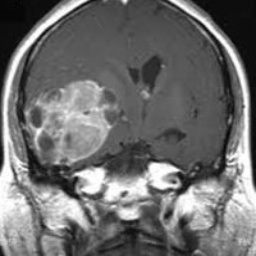
#> input picture dataset/cropped/Testing/meningioma/Te-me_0022.jpg, 256 x 256 px; the run also reads 1 picture not shown here
$ jupyter execute --allow-errors brain_mri_preprocessing_pipeline_noaug.ipynb   (shell and % lines are left out)
#> lines starting #> are read from the running program, lines starting #| are printed output that depends on the picture
# Brain Tumor Classification from MRI — Baseline (No-Augmentation) Pipeline

## Overview
This notebook implements a **baseline deep learning pipeline** for multi-class brain tumor classification using MRI images.
The task involves classifying MRI scans into four categories: **glioma, meningioma, no tumor, and pituitary tumor**, using a convolutional neural network based on **ResNet-50**.

The primary goal of this notebook is to establish a **clean, controlled reference model** without data augmentation, against which an augmentation-based pipeline can be directly compared.

## Methodological Scope
This baseline pipeline includes:
- **Automated ROI cropping** using contour-based segmentation to remove non-informative background regions.
- **Dataset auditing and visualization** to verify class balance and preprocessing integrity.
- **True-color image loading** and normalization without artificial transformations.
- **End-to-end fine-tuning** of a pretrained ResNet-50 model.
- **Rigorous evaluation** using accuracy, precision, recall, F1-score, and confusion matrices.
- **Qualitative inspection** via random test grids and single-image predictions.

## Experimental Design Rationale
No data augmentation is applied in this notebook by design.
This allows the model’s performance and generalization behavior to be analyzed **in isolation**, without the influence of synthetic variability.

All architectural choices, training settings, and evaluation procedures are kept **consistent** with the augmentation-based pipeline, ensuring that any observed performance differences can be attributed specifically to data augmentation.

## Interpretability and Reproducibility
The trained model is saved and reloaded to ensure reproducibility and to support downstream interpretability methods such as **Grad-CAM**.
Single-image inference examples are included to link quantitative performance metrics with human-interpretable model behavior.

This notebook therefore serves as a **baseline reference** for understanding the impact of data augmentation and interpretability techniques in MRI-based brain tumor classification.

## Baseline Training Pipeline (No Augmentation): Setup and Configuration

This notebook implements the **no-augmentation (baseline) pipeline** for brain tumor multi-class classification.
It mirrors the augmentation pipeline in terms of preprocessing logic, dataset split strategy, model architecture (ResNet-50), and training hyperparameters, but intentionally **removes data augmentation** to enable a controlled comparison.

The imports are organized to support:
- **Image preprocessing and cropping** (`opencv`, `imutils`, `tqdm`, `numpy`, `matplotlib`) for consistent ROI extraction and visual checks.
- **Dataset preparation** (`shuffle`, `train_test_split`) for reproducible training/validation partitioning.
- **CNN training** (`tensorflow/keras`) for building and fine-tuning the ResNet-50 model.
- **Training stability and regularization** (`EarlyStopping`, `ModelCheckpoint`, `ReduceLROnPlateau`) to prevent overfitting and preserve the best validation model.

Paths for raw and cropped datasets are defined explicitly to maintain traceability between:
1) the original dataset folders, and
2) the cropped datasets used as model input.

Key configuration values (class ordering, input size, batch size, epochs) are centralized here to ensure reproducibility and to keep the baseline pipeline directly comparable to the augmentation pipeline.
This notebook therefore serves as the reference model used to quantify how much augmentation improves robustness and generalization.

[cell 1]

import os
from pathlib import Path
import numpy as np
import cv2
import imutils
from tqdm import tqdm
import matplotlib.pyplot as plt

import tensorflow as tf
from sklearn.utils import shuffle
from sklearn.model_selection import train_test_split

from tensorflow.keras.preprocessing.image import ImageDataGenerator
from tensorflow.keras.layers import GlobalAveragePooling2D, Dropout, Dense
from tensorflow.keras.models import Model
from tensorflow.keras.optimizers import Adam
from tensorflow.keras.callbacks import EarlyStopping, ModelCheckpoint, ReduceLROnPlateau
from tensorflow.keras.applications.resnet import ResNet50

#Paths (pls adjust if your folders differ) ----
RAW_TRAIN_DIR = Path("/Users/shammi/Documents/Projects/BrainTumorProject/dataset/Trainingbrain")
RAW_TEST_DIR  = Path("/Users/shammi/Documents/Projects/BrainTumorProject/dataset/Testingbrain")

CROPPED_TRAIN_DIR = Path("/Users/shammi/Documents/Projects/BrainTumorProject/dataset/Cropped/Training")
CROPPED_TEST_DIR  = Path("/Users/shammi/Documents/Projects/BrainTumorProject/dataset/Cropped/Testing")

CLASSES = ["glioma", "meningioma", "notumor", "pituitary"]
NUM_CLASSES = len(CLASSES)

#Imagetraining settings
CROP_DEMO_PATH = RAW_TRAIN_DIR / "meningioma" / "Tr-me_0016.jpg"
CROP_DEMO_SIZE = (224, 224)
FINAL_IMG_SIZE = (200, 200)

BATCH_SIZE = 28
EPOCHS = 65

## Cropping Strategy: Largest-Contour-Based Region of Interest Extraction

This function implements the same cropping strategy used in the augmentation pipeline and is reused here to ensure a **fair and controlled baseline comparison**.
The goal is to remove large non-informative background regions commonly present in brain MRI images while preserving the relevant anatomical structures.

The cropping process follows these steps:
- Convert the image to grayscale and apply Gaussian smoothing to reduce noise.
- Apply thresholding and morphological operations to separate foreground tissue from background.
- Identify the **largest connected contour**, which typically corresponds to the brain region.
- Determine extreme contour points (left, right, top, bottom) and crop the image to this bounding region.

Optional padding can be added around the detected region, and fallback logic ensures robustness in cases where no valid contour is detected.
By using the same cropping logic as in the augmentation pipeline, this baseline notebook isolates the effect of **data augmentation** while keeping preprocessing strictly identical.

[cell 2]
def crop_by_largest_contour(bgr_img, thresh_val=45, add_pixels=0):

    gray = cv2.cvtColor(bgr_img, cv2.COLOR_BGR2GRAY)
    gray = cv2.GaussianBlur(gray, (5, 5), 0)

    mask = cv2.threshold(gray, thresh_val, 255, cv2.THRESH_BINARY)[1]
    mask = cv2.erode(mask, None, iterations=2)
    mask = cv2.dilate(mask, None, iterations=2)

    cnts = cv2.findContours(mask.copy(), cv2.RETR_EXTERNAL, cv2.CHAIN_APPROX_SIMPLE)
    cnts = imutils.grab_contours(cnts)
    if not cnts:
        return bgr_img, None, None

    c = max(cnts, key=cv2.contourArea)

    ext_left  = tuple(c[c[:, :, 0].argmin()][0])
    ext_right = tuple(c[c[:, :, 0].argmax()][0])
    ext_top   = tuple(c[c[:, :, 1].argmin()][0])
    ext_bot   = tuple(c[c[:, :, 1].argmax()][0])

    x0 = max(ext_left[0]  - add_pixels, 0)
    x1 = min(ext_right[0] + add_pixels, bgr_img.shape[1])
    y0 = max(ext_top[1]   - add_pixels, 0)
    y1 = min(ext_bot[1]   + add_pixels, bgr_img.shape[0])

    cropped = bgr_img[y0:y1, x0:x1].copy()
    if cropped.size == 0:
        cropped = bgr_img

    return cropped, c, (ext_left, ext_right, ext_top, ext_bot)

## Cropping Demonstration: Visual Verification of ROI Extraction

This cell provides a visual sanity check of the cropping strategy before applying it to the full dataset.
A representative MRI image is loaded and passed through the largest-contour cropping function to verify that the region of interest is correctly detected.

The visualization is shown in four steps:
1) the original resized image,
2) the detected largest contour overlaid on the image,
3) the extreme contour points (left/right/top/bottom) used to define the crop boundaries, and
4) the final cropped output image.

This qualitative check helps confirm that the cropping logic removes non-informative background areas while preserving relevant anatomical structures.
Using the same verification step in both pipelines increases transparency and ensures preprocessing consistency for the Aug vs No-Aug comparison.

[cell 3]
img_bgr = cv2.imread(str(CROP_DEMO_PATH))
#> (the rest of this cell did not finish here and is left out)

## Dataset Audit after Cropping: Class Distribution and Image Resolution Consistency

This block performs a comprehensive audit of the **cropped dataset** before model training.
All images from the cropped training and test directories are indexed to analyze class distribution, dataset size, and image resolution characteristics.

### Class Distribution Check
The class frequency counts confirm that the cropped dataset contains **7,023 images across four classes**:
- *No tumor*: 2,000 images
- *Pituitary*: 1,757 images
- *Meningioma*: 1,645 images
- *Glioma*: 1,621 images

The split sizes (**5,712 training images** and **1,311 test images**) match expectations and confirm that cropping did not remove or duplicate samples.
Although a moderate class imbalance is present, it is consistent across both pipelines and therefore does not bias the Aug vs No-Aug comparison.

### Why Image Resolution Scatter Matters
In addition to class counts, a **scatter plot of image width vs height** is generated for a random subset of cropped images.
This step serves several important purposes:

- It verifies that the cropping process produces **consistent image resolutions** across the dataset.
- It helps detect **outliers or extreme aspect ratios** that could destabilize CNN training or introduce unintended biases.
- It confirms that resizing to a fixed input size (later in the pipeline) does not mask upstream preprocessing errors.

Ensuring resolution consistency is critical for CNNs, as convolutional layers assume uniform spatial structure across samples.
By validating both class distribution and image geometry, this audit step ensures that the cropped dataset is structurally sound and ready for fair, stable model training.

[cell 4]
import pandas as pd

def index_images_by_class(root_dir: Path, classes: list[str]) -> pd.DataFrame:

    rows = []
    for cls in classes:
        cls_dir = root_dir / cls
        if not cls_dir.exists():
            continue
        for p in cls_dir.iterdir():
            if p.suffix.lower() in [".jpg", ".jpeg", ".png"]:
                rows.append({"path": str(p), "class": cls})
#> pass 2 of the loop in index_images_by_class, `for cls in classes:`:
#> pass 2 of the loop in index_images_by_class, `for cls in classes:`:
    return pd.DataFrame(rows)

def plot_class_stats(df: pd.DataFrame, title: str):
#> called with title = 'CROPPED (train + test)'
    class_count = df["class"].value_counts()

    print("Class frequency counts:")
    for cls_name, cnt in class_count.items():
        print(f"Class: {cls_name}, Count: {cnt} images")

    print(f"\nTotal dataset size is: {len(df)} images")
    print(f"Number of classes: {df['class'].nunique()} classes")

    # Bar chart
    plt.figure(figsize=(10, 5))
    class_count.plot(kind="bar", edgecolor="black")
    plt.title(f"{title} — Number of Images per Class")
    plt.ylabel("Count")
    plt.xticks(rotation=0)
    plt.show()
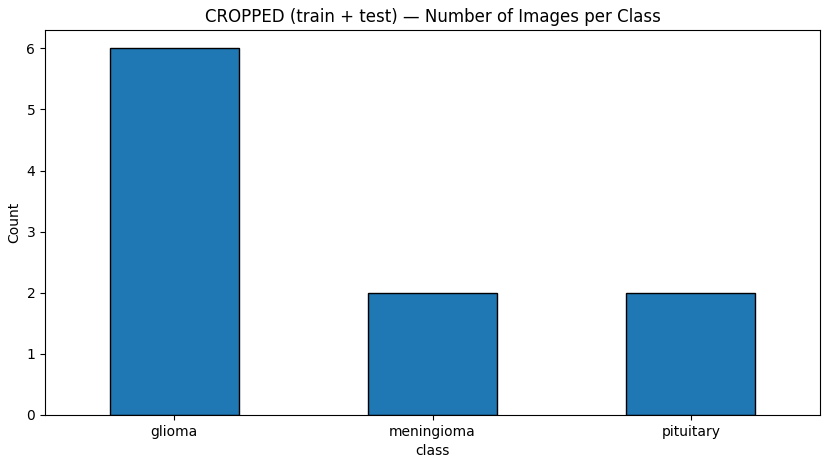
#> figure drawn by matplotlib, 1 panel; tallest bar 6 high, from x = -0.25 to 0.25

    # Pie chart
    plt.figure(figsize=(7, 7))
    class_count.plot(kind="pie", autopct="%1.1f%%")
    plt.title(f"{title} — Class Percentage Share")
    plt.ylabel("")
    plt.show()
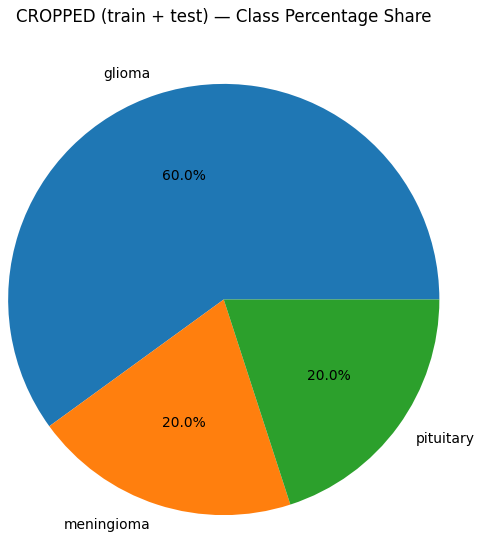
#> figure drawn by matplotlib, 1 panel

def plot_image_size_scatter(df: pd.DataFrame, max_samples: int = 800):
    """Scatter: width vs height to detect extreme resolutions."""
#> called with max_samples = 800
    if df.empty:
        print("No images found for size scatter.")
        return

    sample_df = df.sample(min(len(df), max_samples), random_state=42).reset_index(drop=True)

    widths, heights = [], []
    for p in tqdm(sample_df["path"], desc="Reading resolutions"):
        img = cv2.imread(p)
#> img is the input picture: shape (256, 256, 3); min 0, max 255, mean 109.4
        if img is None:
            continue
        h, w = img.shape[:2]
#> h = 256; w = 256
        widths.append(w)
        heights.append(h)
#> pass 2 of the loop in plot_image_size_scatter, `for p in tqdm(sample_df["path"], desc="Reading resolutions"):`:
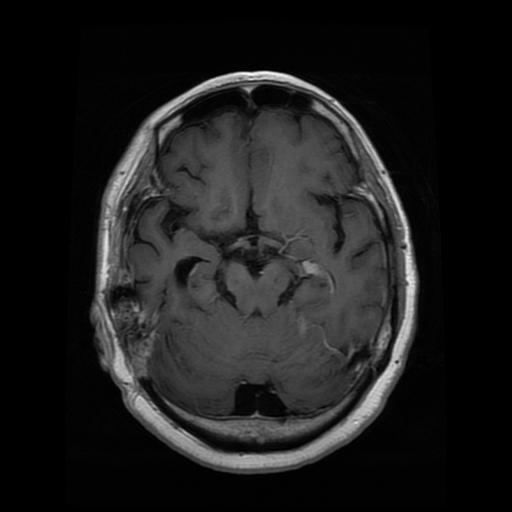
#> input picture dataset/Trainingbrain/glioma/Tr-gl_0357.jpg, 512 x 512 px
#> in plot_image_size_scatter, img is the input picture: shape (512, 512, 3); min 0, max 250, mean 29

    plt.figure(figsize=(8, 6))
    plt.scatter(widths, heights)
    plt.title("Image Resolution Scatter (width vs height)")
    plt.xlabel("Width (px)")
    plt.ylabel("Height (px)")
    plt.show()
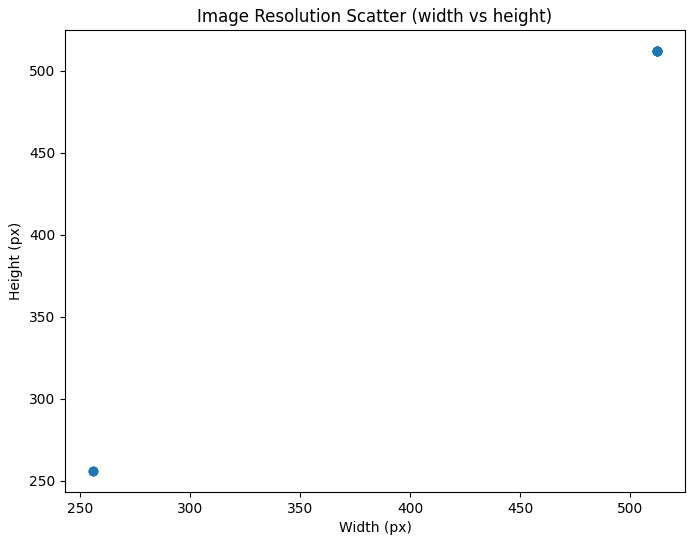
#> figure drawn by matplotlib, 1 panel

# Build index from cropped TRAIN + TEST (total distribution)
df_train_crop = index_images_by_class(CROPPED_TRAIN_DIR, CLASSES)
df_test_crop  = index_images_by_class(CROPPED_TEST_DIR, CLASSES)

df_train_crop["split"] = "train"
df_test_crop["split"]  = "test"
df_all = pd.concat([df_train_crop, df_test_crop], ignore_index=True)

# Show distributions
plot_class_stats(df_all, "CROPPED (train + test)")
plot_image_size_scatter(df_all, max_samples=800)

print("\nSplit sizes:")
print("Cropped train images:", len(df_train_crop))
print("Cropped test images :", len(df_test_crop))
print("Total cropped images:", len(df_all))

## Dataset Loading for Baseline Pipeline: True-Color MRI Representation (No Augmentation)

This block loads the cropped MRI images into NumPy arrays for the **no-augmentation (baseline) pipeline**.
Unlike the augmentation pipeline, images are loaded in their **original color representation** (BGR as read by OpenCV), without grayscale conversion, pseudo-color mapping, or data augmentation.

Each image undergoes the following steps:
- Loaded as a three-channel color image (`cv2.IMREAD_COLOR`).
- Resized to a fixed resolution of **200 × 200 pixels** to match CNN input requirements.
- Normalized to the range **[0, 1]** to stabilize gradient-based optimization.

This design choice serves two purposes:
1. It provides a **clean baseline representation** of the data without additional transformations.
2. It isolates the effect of **data augmentation** in the comparative experiment, since all other components (cropping, architecture, optimizer, and training strategy) remain identical.

From a CNN perspective, using a consistent three-channel input ensures compatibility with the ResNet-50 architecture, while avoiding artificial color transformations that could introduce unintended biases.
The resulting tensors confirm correct dataset construction and prepare the data for fair baseline training and evaluation.

[cell 5]
import numpy as np
import cv2
from tqdm import tqdm
from pathlib import Path

def load_images_rgb(root_dir: Path, classes: list[str], image_size=(200, 200)):

#> called with image_size = (200, 200)
    X, y = [], []
    for label_idx, cls in enumerate(classes):
        cls_dir = root_dir / cls
        if not cls_dir.exists():
            raise FileNotFoundError(f"Missing folder: {cls_dir}")

        file_list = [p for p in cls_dir.iterdir() if p.suffix.lower() in [".jpg", ".jpeg", ".png"]]
        for p in tqdm(file_list, desc=f"Loading {cls}", leave=False):
            img_bgr = cv2.imread(str(p), cv2.IMREAD_COLOR)  # (H,W,3) BGR
            if img_bgr is None:
                continue

            img_bgr = cv2.resize(img_bgr, image_size)
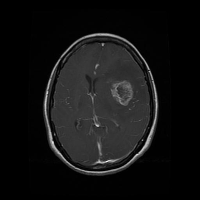
#> img_bgr: shape (200, 200, 3); min 0, max 244, mean 19
            X.append(img_bgr)
            y.append(label_idx)
#> pass 2 of the loop in load_images_rgb, `for label_idx, cls in enumerate(classes):`:
#> file_list = 1 item
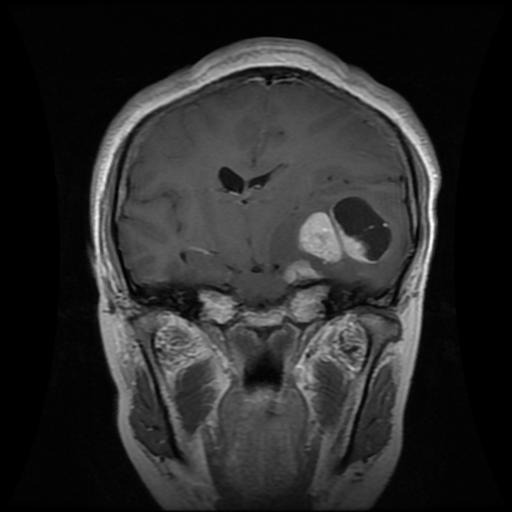
#> input picture dataset/Trainingbrain/meningioma/Tr-me_0043.jpg, 512 x 512 px
#> in load_images_rgb, img_bgr is the input picture: shape (512, 512, 3); min 0, max 255, mean 42
#> in load_images_rgb, `img_bgr = cv2.resize(img_bgr, image_size)`:
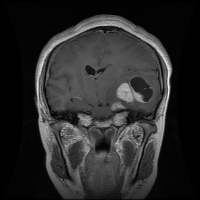
#> img_bgr: shape (200, 200, 3); min 0, max 247, mean 41.9

    X = np.array(X, dtype=np.float32) / 255.0
    y = np.array(y, dtype=np.int32)
    return X, y

#> (the rest of this cell did not finish here and is left out)
